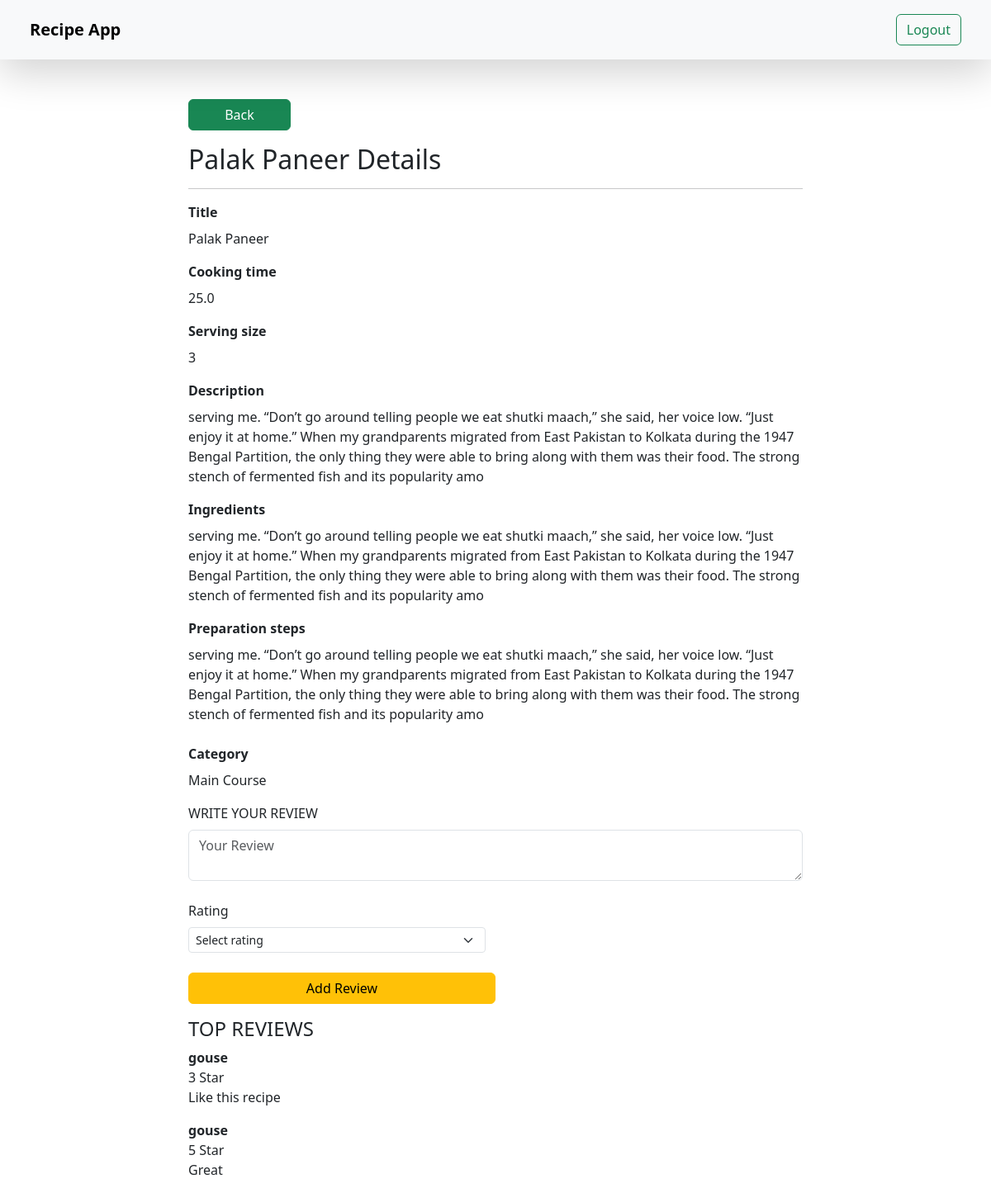
Screenshot of /show_details/3/ (signed in) with the database file from the repository.
### RecipeApplication/models.py (models this page shows)
class Recipe(models.Model):
    user = models.ForeignKey(
        User, on_delete=models.SET_NULL, null=True, blank=True)
    title = models.CharField(max_length=200)
    description = models.TextField()
    ingredients = models.TextField()
    preparation_steps = models.TextField()
    cooking_time = models.FloatField(default=0.0)
    serving_size = models.PositiveIntegerField(help_text='Number of servings')
    category = models.SmallIntegerField()

class Review(models.Model):
    recipe = models.ForeignKey(
        Recipe, on_delete=models.SET_NULL, null=True, blank=True)
    user = models.ForeignKey(
        User, on_delete=models.SET_NULL, null=True, blank=True)
    rating = models.PositiveIntegerField()
    comment = models.TextField()
    created_at = models.DateTimeField(auto_now_add=True)

### RecipeApplication/views.py (the view, shortened to what this page needs)
# urls.py: path("show_details/<id>/", show_details, name='show_details'),
@login_required(login_url="/login/")
def show_details(request, id):
    recipe = get_object_or_404(Recipe, id=id)
    querysetReview = Review.objects.all().order_by('-created_at')
    queryset = Recipe.objects.get(id=id)
    context = {'recipe': queryset, 'reviews': querysetReview}
    return render(request, 'show_details.html', context)

### RecipeApplication/templates/show_details.html (shortened to what this page needs)
{% extends "base.html" %}
{% block start %}
<div class="container">
    <form class='col-8 mx-auto' method="post">
        <a href="/recipe_detail/" class="btn btn-success col-2 mb-3">Back</a>
        <h2>{{recipe.title}} Details</h2>
        <hr>
        <div class="row">
            <div class="col-md-12 mb-3">
                <label for="title" class="form-label"><b>Title</b></label>
                <div>{{recipe.title}}</div>
            </div>
            <div class="col-md-12 mb-3">
                <label for="cooking_time" class="form-label"><b>Cooking time</b></label>
                <div>{{recipe.cooking_time}}</div>
              </div>
              <div class="col-md-12 mb-3">
                <label for="serving_size" class="form-label"><b>Serving size</b></label>
                <div>{{recipe.serving_size}}</div>
              </div>
              <div class="col-md-12 mb-3">
                  <label for="description" class="form-label"><b>Description</b></label>
                  <div>{{recipe.description}}</div>
              </div>
              <div class="col-md-12 mb-3">
                  <label for="ingredients" class="form-label"><b>Ingredients</b> </label>
                  <div>{{recipe.ingredients}}</div>
              </div>
              <div class="col-md-12 mb-3">
                  <label for="preparation_steps" class="form-label"><b>Preparation steps </b> </label>
                  <div>{{recipe.preparation_steps}}</div>
                </div>
                <div class="col-md-12 mb-3 mt-2">
                    <label for="category" class="form-label"><b>Category </b> </label>
                    {% if recipe.category == 2 %}<div>Main Course</div>{% endif %}
                </div>
                <div class="col-md-12 mb-3">
                    <label for="comment" class="form-label">WRITE YOUR REVIEW</label>
                    <textarea required name="comment" type="text" class="form-control col-md-6" id="comment" placeholder="Your Review"></textarea>
                </div>
                <div class="col-md-6 mb-3 mt-2">
                    <label for="rating" class="form-label">Rating</label>
                    <select  name="rating" id="rating" class="form-select form-select-sm" aria-label="Large select example" required>
                        <option value="" selected>Select rating</option>
                      </select>
                  </div>
                <div class="col-md-12 mb-3 mt-2">
                    <button  type="submit" class="btn btn-warning col-md-6 ">Add Review</button>
                </div>
                <h4 class='mb-2'>TOP REVIEWS</h4>
                {% for review in reviews %}
                   {% if review.recipe.id == recipe.id %}
                    <div class="col-md-12 mb-3">
                        <b><p style="margin-bottom:0px;">{{review.user.username}}</p></b>
                        <p style="margin-bottom:0px;">{{review.rating}} Star</p>
                        {{review.comment}}
                    </div>
                    {% endif %}
                {% endfor %}
        </div>
    </form>
</div>
{% endblock%}

### rows the page displays
Recipe: title "Palak Paneer", cooking_time "25.0", serving_size "3", description "serving me. “Don’t go around telling people we eat shutki maach,” she said, her voice low. “Just enjoy it at home.” When my grandparents migrated from East Pakistan to Kolkata during the 1947 Bengal Partition, the only thing they were able to bring along with them was their food. The strong stench of fermented fish and its popularity amo", ingredients "serving me. “Don’t go around telling people we eat shutki maach,” she said, her voice low. “Just enjoy it at home.” When my grandparents migrated from East Pakistan to Kolkata during the 1947 Bengal Partition, the only thing they were able to bring along with them was their food. The strong stench of fermented fish and its popularity amo", preparation_steps "serving me. “Don’t go around telling people we eat shutki maach,” she said, her voice low. “Just enjoy it at home.” When my grandparents migrated from East Pakistan to Kolkata during the 1947 Bengal Partition, the only thing they were able to bring along with them was their food. The strong stench of fermented fish and its popularity amo"
Review: user.username "gouse", rating "3", comment "Like this recipe"
Review: user.username "gouse", rating "5", comment "Great"
